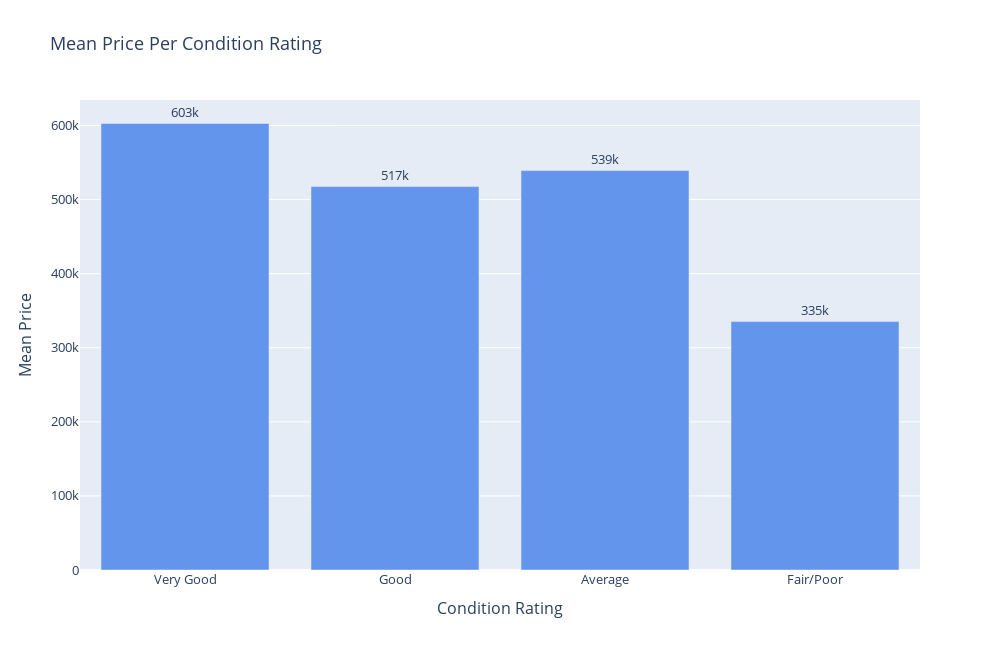

Write notebook code for a chart like this one.
### Markdown cell above
### Visualizing the mean selling price per condition rating (Very Good, Good, Average, Fair/Poor)

### Code cell
#Looking at the value counts for 'condition'
condition = kc_house_df['condition']
condition.value_counts()

#Because there are signficantly less houses rated as 'Poor' and 'Fair', I will combine these two columns
price_x_condition = kc_house_df[['condition', 'price']]
price_x_condition.loc[(price_x_condition['condition'] == 'Fair')|(price_x_condition['condition'] == 'Poor'), \
                      'condition'] = 'Fair/Poor'

#Grouping each condition level by mean price
price_x_condition = price_x_condition.groupby('condition')['price'].mean()

#Making a this series in a DataFrame
price_x_condition = pd.DataFrame(price_x_condition)

#Renaming for clarity
price_x_condition = price_x_condition.rename(columns = {'price': 'Mean Price'})
price_x_condition = price_x_condition.rename_axis('Condition Rating')

#Graphing this relationship using a bar graph where x is the condition rating and y is the mean price
fig = px.bar(price_x_condition, price_x_condition.index, 'Mean Price', text = 'Mean Price', 
             title='Mean Price Per Condition Rating', width=1000, height = 650)

fig.update_traces(texttemplate='%{text:.3s}', textposition='outside', marker_color='cornflowerblue')

fig.update_layout(xaxis={'categoryorder':'array', 'categoryarray':['Very Good', 'Good','Average','Fair/Poor']},
                  font=dict(size=13),
                  showlegend = False
                  )

### Figure 1 — Plotly figure (JSON) as saved in the notebook; plotly's stock layout.template omitted (floating-point values rounded to 4 significant figures)
{"data": [{"alignmentgroup": "True", "hovertemplate": "Condition Rating=%{x}<br>Mean Price=%{text}<extra></extra>", "legendgroup": "", "marker": {"color": "cornflowerblue"}, "name": "", "offsetgroup": "", "orientation": "v", "showlegend": false, "text": [539100.0, 335300.0, 517500.0, 602600.0], "textposition": "outside", "texttemplate": "%{text:.3s}", "type": "bar", "x": ["Average", "Fair/Poor", "Good", "Very Good"], "xaxis": "x", "y": [539100.0, 335300.0, 517500.0, 602600.0], "yaxis": "y"}], "layout": {"barmode": "relative", "font": {"size": 13}, "height": 650, "legend": {"tracegroupgap": 0}, "showlegend": false, "title": {"text": "Mean Price Per Condition Rating"}, "width": 1000, "xaxis": {"anchor": "y", "categoryarray": ["Very Good", "Good", "Average", "Fair/Poor"], "categoryorder": "array", "domain": [0, 1], "title": {"text": "Condition Rating"}}, "yaxis": {"anchor": "x", "domain": [0, 1], "title": {"text": "Mean Price"}}}}
